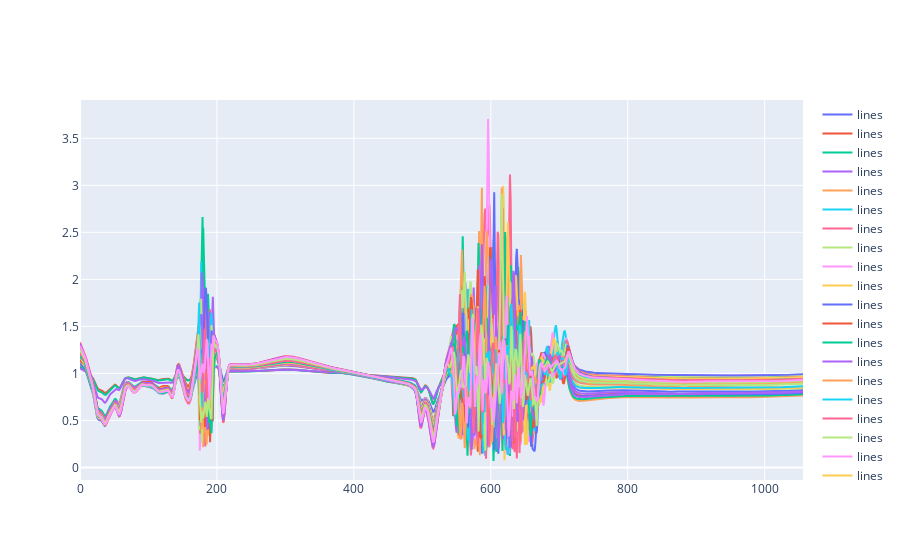

Source (notebook cell):
### Markdown cell above
# Visualization

### Code cell
import plotly.graph_objects as go

x_range = [x for x in range(test_df.shape[1])]
# Create traces
fig = go.Figure()
for index, row in test_df.iloc[:100,:].iterrows():
    fig.add_trace(go.Scatter(x=x_range, y=row[3:],
                    mode='lines',
                    name='lines'))
    
# fig.add_trace(go.Scatter(x=[600, 600], y=[-1, 4],
#     fill=None,
#     mode='lines',
#     line_color='indigo',
#     ))
# fig.add_trace(go.Scatter(
#     x=[830,830],
#     y=[-1, 4],
#     fill='tonexty', # fill area between trace0 and trace1
#     mode='lines', line_color='indigo'))

# fig.update_yaxes(
#     range=(-0.5, 4),
#     constrain='domain'
# )

fig.show()

### Figure 1 — Plotly figure (JSON) as saved in the notebook; plotly's stock layout.template omitted (floating-point values rounded to 4 significant figures; data arrays with more than 128 entries replaced by an {"elided": "..."} marker saying what was removed)
{"data": [{"mode": "lines", "name": "lines", "type": "scatter", "x": {"elided": "1060 int values"}, "y": {"elided": "1057 float values"}}, {"mode": "lines", "name": "lines", "type": "scatter", "x": {"elided": "1060 int values"}, "y": {"elided": "1057 float values"}}, {"mode": "lines", "name": "lines", "type": "scatter", "x": {"elided": "1060 int values"}, "y": {"elided": "1057 float values"}}, {"mode": "lines", "name": "lines", "type": "scatter", "x": {"elided": "1060 int values"}, "y": {"elided": "1057 float values"}}, {"mode": "lines", "name": "lines", "type": "scatter", "x": {"elided": "1060 int values"}, "y": {"elided": "1057 float values"}}, {"mode": "lines", "name": "lines", "type": "scatter", "x": {"elided": "1060 int values"}, "y": {"elided": "1057 float values"}}, {"mode": "lines", "name": "lines", "type": "scatter", "x": {"elided": "1060 int values"}, "y": {"elided": "1057 float values"}}, {"mode": "lines", "name": "lines", "type": "scatter", "x": {"elided": "1060 int values"}, "y": {"elided": "1057 float values"}}, {"mode": "lines", "name": "lines", "type": "scatter", "x": {"elided": "1060 int values"}, "y": {"elided": "1057 float values"}}, {"mode": "lines", "name": "lines", "type": "scatter", "x": {"elided": "1060 int values"}, "y": {"elided": "1057 float values"}}, {"mode": "lines", "name": "lines", "type": "scatter", "x": {"elided": "1060 int values"}, "y": {"elided": "1057 float values"}}, {"mode": "lines", "name": "lines", "type": "scatter", "x": {"elided": "1060 int values"}, "y": {"elided": "1057 float values"}}, {"mode": "lines", "name": "lines", "type": "scatter", "x": {"elided": "1060 int values"}, "y": {"elided": "1057 float values"}}, {"mode": "lines", "name": "lines", "type": "scatter", "x": {"elided": "1060 int values"}, "y": {"elided": "1057 float values"}}, {"mode": "lines", "name": "lines", "type": "scatter", "x": {"elided": "1060 int values"}, "y": {"elided": "1057 float values"}}, {"mode": "lines", "name": "lines", "type": "scatter", "x": {"elided": "1060 int values"}, "y": {"elided": "1057 float values"}}, {"mode": "lines", "name": "lines", "type": "scatter", "x": {"elided": "1060 int values"}, "y": {"elided": "1057 float values"}}, {"mode": "lines", "name": "lines", "type": "scatter", "x": {"elided": "1060 int values"}, "y": {"elided": "1057 float values"}}, {"mode": "lines", "name": "lines", "type": "scatter", "x": {"elided": "1060 int values"}, "y": {"elided": "1057 float values"}}, {"mode": "lines", "name": "lines", "type": "scatter", "x": {"elided": "1060 int values"}, "y": {"elided": "1057 float values"}}, {"mode": "lines", "name": "lines", "type": "scatter", "x": {"elided": "1060 int values"}, "y": {"elided": "1057 float values"}}, {"mode": "lines", "name": "lines", "type": "scatter", "x": {"elided": "1060 int values"}, "y": {"elided": "1057 float values"}}, {"mode": "lines", "name": "lines", "type": "scatter", "x": {"elided": "1060 int values"}, "y": {"elided": "1057 float values"}}, {"mode": "lines", "name": "lines", "type": "scatter", "x": {"elided": "1060 int values"}, "y": {"elided": "1057 float values"}}, {"mode": "lines", "name": "lines", "type": "scatter", "x": {"elided": "1060 int values"}, "y": {"elided": "1057 float values"}}, {"mode": "lines", "name": "lines", "type": "scatter", "x": {"elided": "1060 int values"}, "y": {"elided": "1057 float values"}}, {"mode": "lines", "name": "lines", "type": "scatter", "x": {"elided": "1060 int values"}, "y": {"elided": "1057 float values"}}, {"mode": "lines", "name": "lines", "type": "scatter", "x": {"elided": "1060 int values"}, "y": {"elided": "1057 float values"}}, {"mode": "lines", "name": "lines", "type": "scatter", "x": {"elided": "1060 int values"}, "y": {"elided": "1057 float values"}}, {"mode": "lines", "name": "lines", "type": "scatter", "x": {"elided": "1060 int values"}, "y": {"elided": "1057 float values"}}, {"mode": "lines", "name": "lines", "type": "scatter", "x": {"elided": "1060 int values"}, "y": {"elided": "1057 float values"}}, {"mode": "lines", "name": "lines", "type": "scatter", "x": {"elided": "1060 int values"}, "y": {"elided": "1057 float values"}}, {"mode": "lines", "name": "lines", "type": "scatter", "x": {"elided": "1060 int values"}, "y": {"elided": "1057 float values"}}, {"mode": "lines", "name": "lines", "type": "scatter", "x": {"elided": "1060 int values"}, "y": {"elided": "1057 float values"}}, {"mode": "lines", "name": "lines", "type": "scatter", "x": {"elided": "1060 int values"}, "y": {"elided": "1057 float values"}}, {"mode": "lines", "name": "lines", "type": "scatter", "x": {"elided": "1060 int values"}, "y": {"elided": "1057 float values"}}, {"mode": "lines", "name": "lines", "type": "scatter", "x": {"elided": "1060 int values"}, "y": {"elided": "1057 float values"}}, {"mode": "lines", "name": "lines", "type": "scatter", "x": {"elided": "1060 int values"}, "y": {"elided": "1057 float values"}}, {"mode": "lines", "name": "lines", "type": "scatter", "x": {"elided": "1060 int values"}, "y": {"elided": "1057 float values"}}, {"mode": "lines", "name": "lines", "type": "scatter", "x": {"elided": "1060 int values"}, "y": {"elided": "1057 float values"}}, {"mode": "lines", "name": "lines", "type": "scatter", "x": {"elided": "1060 int values"}, "y": {"elided": "1057 float values"}}, {"mode": "lines", "name": "lines", "type": "scatter", "x": {"elided": "1060 int values"}, "y": {"elided": "1057 float values"}}, {"mode": "lines", "name": "lines", "type": "scatter", "x": {"elided": "1060 int values"}, "y": {"elided": "1057 float values"}}, {"mode": "lines", "name": "lines", "type": "scatter", "x": {"elided": "1060 int values"}, "y": {"elided": "1057 float values"}}, {"mode": "lines", "name": "lines", "type": "scatter", "x": {"elided": "1060 int values"}, "y": {"elided": "1057 float values"}}, {"mode": "lines", "name": "lines", "type": "scatter", "x": {"elided": "1060 int values"}, "y": {"elided": "1057 float values"}}, {"mode": "lines", "name": "lines", "type": "scatter", "x": {"elided": "1060 int values"}, "y": {"elided": "1057 float values"}}, {"mode": "lines", "name": "lines", "type": "scatter", "x": {"elided": "1060 int values"}, "y": {"elided": "1057 float values"}}, {"mode": "lines", "name": "lines", "type": "scatter", "x": {"elided": "1060 int values"}, "y": {"elided": "1057 float values"}}, {"mode": "lines", "name": "lines", "type": "scatter", "x": {"elided": "1060 int values"}, "y": {"elided": "1057 float values"}}, {"mode": "lines", "name": "lines", "type": "scatter", "x": {"elided": "1060 int values"}, "y": {"elided": "1057 float values"}}, {"mode": "lines", "name": "lines", "type": "scatter", "x": {"elided": "1060 int values"}, "y": {"elided": "1057 float values"}}, {"mode": "lines", "name": "lines", "type": "scatter", "x": {"elided": "1060 int values"}, "y": {"elided": "1057 float values"}}, {"mode": "lines", "name": "lines", "type": "scatter", "x": {"elided": "1060 int values"}, "y": {"elided": "1057 float values"}}, {"mode": "lines", "name": "lines", "type": "scatter", "x": {"elided": "1060 int values"}, "y": {"elided": "1057 float values"}}, {"mode": "lines", "name": "lines", "type": "scatter", "x": {"elided": "1060 int values"}, "y": {"elided": "1057 float values"}}, {"mode": "lines", "name": "lines", "type": "scatter", "x": {"elided": "1060 int values"}, "y": {"elided": "1057 float values"}}, {"mode": "lines", "name": "lines", "type": "scatter", "x": {"elided": "1060 int values"}, "y": {"elided": "1057 float values"}}, {"mode": "lines", "name": "lines", "type": "scatter", "x": {"elided": "1060 int values"}, "y": {"elided": "1057 float values"}}, {"mode": "lines", "name": "lines", "type": "scatter", "x": {"elided": "1060 int values"}, "y": {"elided": "1057 float values"}}, {"mode": "lines", "name": "lines", "type": "scatter", "x": {"elided": "1060 int values"}, "y": {"elided": "1057 float values"}}, {"mode": "lines", "name": "lines", "type": "scatter", "x": {"elided": "1060 int values"}, "y": {"elided": "1057 float values"}}, {"mode": "lines", "name": "lines", "type": "scatter", "x": {"elided": "1060 int values"}, "y": {"elided": "1057 float values"}}, {"mode": "lines", "name": "lines", "type": "scatter", "x": {"elided": "1060 int values"}, "y": {"elided": "1057 float values"}}, {"mode": "lines", "name": "lines", "type": "scatter", "x": {"elided": "1060 int values"}, "y": {"elided": "1057 float values"}}, {"mode": "lines", "name": "lines", "type": "scatter", "x": {"elided": "1060 int values"}, "y": {"elided": "1057 float values"}}, {"mode": "lines", "name": "lines", "type": "scatter", "x": {"elided": "1060 int values"}, "y": {"elided": "1057 float values"}}, {"mode": "lines", "name": "lines", "type": "scatter", "x": {"elided": "1060 int values"}, "y": {"elided": "1057 float values"}}, {"mode": "lines", "name": "lines", "type": "scatter", "x": {"elided": "1060 int values"}, "y": {"elided": "1057 float values"}}], "layout": {}}
